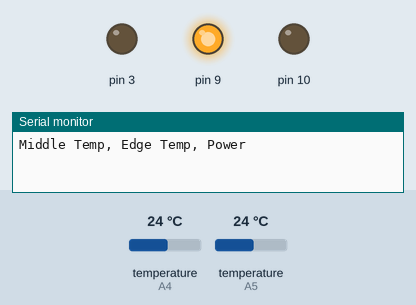
A sketch run on a simulated Arduino Nano, built with avr-gcc and run on an emulated ATmega328P. On the bench: output pins drawn as LEDs (lit = HIGH), the last lines printed to the serial monitor. The test bench sets the inputs (shaded band); at power-on: temperature (sensors on A5, A4) 24 °C.

Above: at 0.1 s.
At 7.0 s:
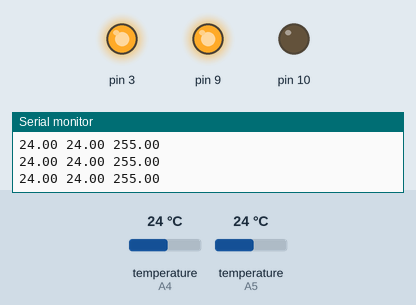
7.1 s: temperature (sensor on A5) set to 33.7 °C
8.9 s: temperature (sensor on A5) set to 34.9 °C
Timing chart, 0 to 11.4 s (numbered marks = the images above; inputs shaded):
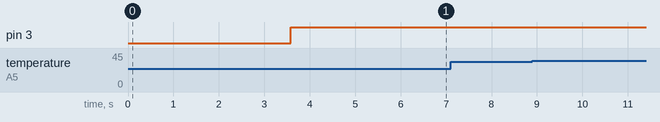

The sketch:

PID_test.ino
```cpp
//#define PID_INTEGRAL_WINDOW 50
#include "GyverPID.h"
//GyverPID regulator(20, 0.3, 750, 1500);
//GyverPID regulator(15, 1, 100, 1500); Выходит на колебания 78-82 градуса
GyverPID regulator(15, 0.3, 100, 1500);
#define SETPOINT 90.0


#include <microDS18B20.h>
MicroDS18B20<A4> sensor2;
MicroDS18B20<A5> sensor1;
char cool = 0;

void setup() {
  Serial.begin(9600);
  Serial.println("Middle Temp, Edge Temp, Power");

  regulator.setDirection(NORMAL); // направление регулирования (NORMAL/REVERSE). ПО УМОЛЧАНИЮ СТОИТ NORMAL
  regulator.setLimits(0, 255);    // пределы (ставим для 8 битного ШИМ). ПО УМОЛЧАНИЮ СТОЯТ 0 И 255
  regulator.setpoint = SETPOINT;

  pinMode(3, OUTPUT);
  pinMode(10, OUTPUT);
  analogWrite(9, 255);
  delay(500);
}

void loop() {
  if (Serial.available() > 0) {
    cool = Serial.read();

    if (cool == 'f'){
      Serial.println("Cooling off ");
      analogWrite(9, 255);
    }else if(cool == 'n'){
      Serial.println("Cooling on");
      analogWrite(9, 255);
    }

  }
  sensor1.requestTemp();
  sensor2.requestTemp();
  delay(1000);


  regulator.input = sensor1.getTemp();


  regulator.getResultTimer();
  regulator.integral = constrain(regulator.integral, 0, 80);

   if(abs(-regulator.input + SETPOINT) <=2 ){
    analogWrite(3, regulator.output + 20);//Если сделать +30, то держится температура 84 градуса
  }else{
    analogWrite(3, regulator.output);
  }


  if (sensor1.readTemp()) {
	  Serial.print(sensor1.getTemp());
  }
  else {
	  Serial.print("Error Middle");
  }
  Serial.print(' ');

  if (sensor2.readTemp()) {
	  Serial.print(sensor2.getTemp());
  }
  else {
	  Serial.print("Error Edge");
  }
  Serial.print(' ');

  Serial.println(regulator.output

  );

}
```
